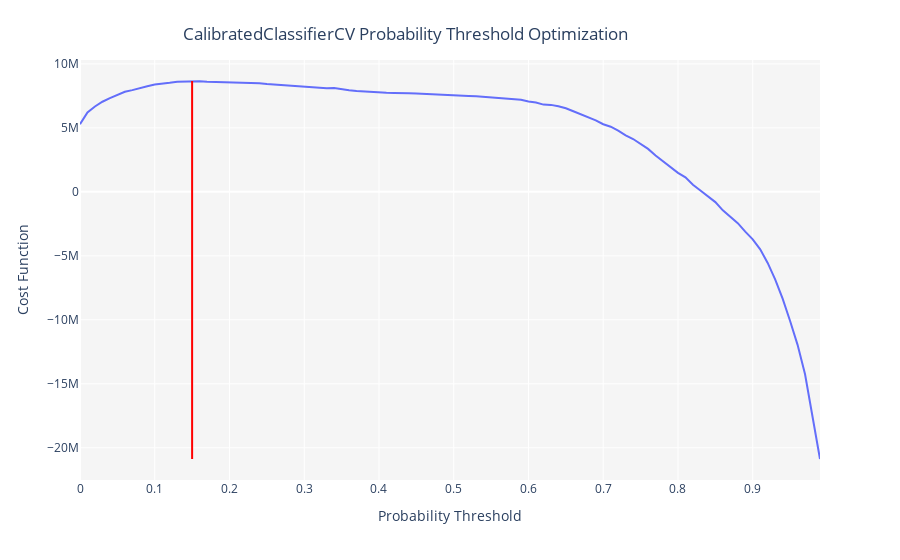

The notebook cell this image was saved under:
### Code cell
#optimize threshold for trained model
optimize_threshold(calibrated_rf, true_negative = 100, false_negative = -5000, true_positive = 1000, false_positive = -500)
